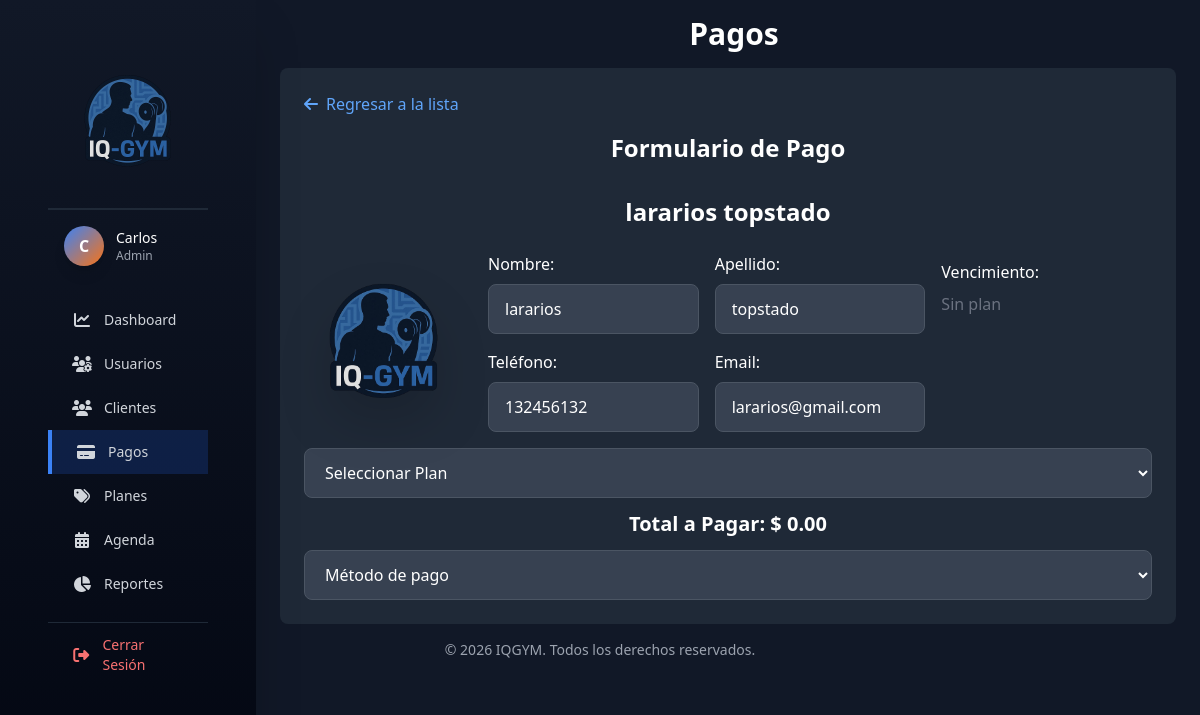
The app's page /pagos/index.php?id=2 (signed in) with its own data.
### tables this page shows
CREATE TABLE `clientes` (
  `id_cliente` int(11) NOT NULL,
  `nombre` varchar(100) NOT NULL,
  `apellido` varchar(100) NOT NULL,
  `email` varchar(150) DEFAULT NULL,
  `telefono` varchar(15) NOT NULL,
  `direccion` text DEFAULT NULL,
  `fecha_nacimiento` date DEFAULT NULL,
  `genero` enum('masculino','femenino','otro') DEFAULT 'otro',
  `id_plan_actual` int(11) DEFAULT NULL,
  `estatus` enum('activo','inactivo','suspendido') DEFAULT 'activo',
  `fecha_vencimiento` date DEFAULT NULL,
  `foto_perfil` varchar(255) DEFAULT NULL,
  `fecha_registro` datetime DEFAULT NULL,
  `fecha_ultima_visita` datetime DEFAULT NULL,
  `notas` text DEFAULT NULL,
  `id_entrenador_asignado` int(11) DEFAULT NULL
);

### pagos/form.php (the view, shortened to what this page needs)
<section class="bg-gray-800 rounded-lg p-6 max-w-4xl mx-auto">
    <div class="mb-4">
        <a href="index.php" class="text-blue-400 hover:text-blue-300 flex items-center gap-2 w-fit">
            <i class="fa-solid fa-arrow-left"></i> Regresar a la lista
        </a>
    </div>
    <h2 class="text-white text-2xl font-semibold text-center mb-6">
        <?= $cliente_seleccionado
            ? 'Formulario de Pago <br><br> ' . htmlspecialchars($cliente_seleccionado['nombre'] . ' ' . $cliente_seleccionado['apellido'])
            : 'Registrar Pago' ?>
    </h2>
    <form method="POST" action="index.php">
        <div class="flex flex-col md:flex-row gap-6 items-center">
            <div class="flex flex-col items-center justify-center min-w-[160px]">
                <img src="../assets/IMAGES/logo.png" alt="FotoCliente"
                    class="w-40 h-40 object-contain drop-shadow-2xl">
            </div>
            <div class="flex flex-col md:flex-row gap-4 w-full max-w-2xl mb-4">
                <div class="flex-1">
                    <h3 class="mb-2 text-white">Nombre:</h3>
                    <input type="text" name="txtnombre" id="txtnombre"
                        value="<?= htmlspecialchars($cliente_seleccionado['nombre'] ?? '') ?>" class="w-full px-4 py-3 bg-gray-700 border border-gray-600 rounded-lg
                        text-white placeholder-gray-400 focus:outline-none focus:ring-2 focus:ring-blue-500
                        focus:border-transparent transition mb-4" required>
                    <h3 class="mb-2 text-white">Teléfono:</h3>
                    <input type="text" name="txttelefono" id="txttelefono"
                        value="<?= htmlspecialchars($cliente_seleccionado['telefono'] ?? '') ?>" class="w-full px-4 py-3 bg-gray-700 border border-gray-600 rounded-lg
                        text-white placeholder-gray-400 focus:outline-none focus:ring-2 focus:ring-blue-500
                        focus:border-transparent transition" required>
                </div>
                <div class="flex-1">
                    <h3 class="mb-2 text-white">Apellido:</h3>
                    <input type="text" name="txtapellido" id="txtapellido"
                        value="<?= htmlspecialchars($cliente_seleccionado['apellido'] ?? '') ?>" class="w-full px-4 py-3 bg-gray-700 border border-gray-600 rounded-lg
                        text-white placeholder-gray-400 focus:outline-none focus:ring-2 focus:ring-blue-500
                        focus:border-transparent transition mb-4" required>
                    <h3 class="mb-2 text-white">Email:</h3>
                    <input type="email" name="txtemail" id="txtemail"
                        value="<?= htmlspecialchars($cliente_seleccionado['email'] ?? '') ?>" class="w-full px-4 py-3 bg-gray-700 border border-gray-600 rounded-lg
                        text-white placeholder-gray-400 focus:outline-none focus:ring-2 focus:ring-blue-500
                        focus:border-transparent transition" required>
                </div>
                <div class="flex-1 mt-2">
                    <h3 class="mb-2 text-white">Vencimiento:</h3>
                    <?php if ($cliente_seleccionado && $cliente_seleccionado['fecha_vencimiento']): ?>
                        <?php
                        $dias_restantes = floor((strtotime($cliente_seleccionado['fecha_vencimiento']) - time()) / 86400);
                        $color = $dias_restantes < 0 ? 'text-red-400' : ($dias_restantes <= 7 ? 'text-yellow-400' : 'text-gray-300');
                        ?>
                        <span class="<?= $color ?>">
                            <?= date('d/m/Y', strtotime($cliente_seleccionado['fecha_vencimiento'])) ?>
                        </span>
                    <?php else: ?>
                        <span class="text-gray-500">Sin plan</span>
                    <?php endif; ?>
                </div>
            </div>
        </div>
        <div>
            <select name="plan" id="plan" class="w-full px-4 py-3 bg-gray-700 border border-gray-600 rounded-lg
                        text-white placeholder-gray-400 focus:outline-none focus:ring-2 focus:ring-blue-500
                        focus:border-transparent transition mb-3">
                <option value="">Seleccionar Plan</option>
            </select>
        </div>
        <div>
            <h2 class="text-center text-white font-semibold text-xl mb-3">
                Total a Pagar: $<span id="total_pagar">
                    <?= $cliente_seleccionado['precio'] ? number_format($cliente_seleccionado['precio'], 2) : '0.00' ?>
                </span>
            </h2>
            <select name="formato_pago" id="formato_pago" class="w-full px-4 py-3 bg-gray-700 border border-gray-600 rounded-lg
                        text-white placeholder-gray-400 focus:outline-none focus:ring-2 focus:ring-blue-500
                        focus:border-transparent transition">
                <option value="opciones">Método de pago</option>
            </select>
        </div>
    </form>
</section>

### records on screen
clientes: nombre+apellido "lararios topstado", txtnombre "lararios", txttelefono "132456132", txtapellido "topstado", txtemail "lararios@gmail.com"

### other values on screen
substr($_SESSION['nombre'], 0, 1) "C"
$_SESSION['nombre'] "Carlos"
$_SESSION['rol'] "Admin"
